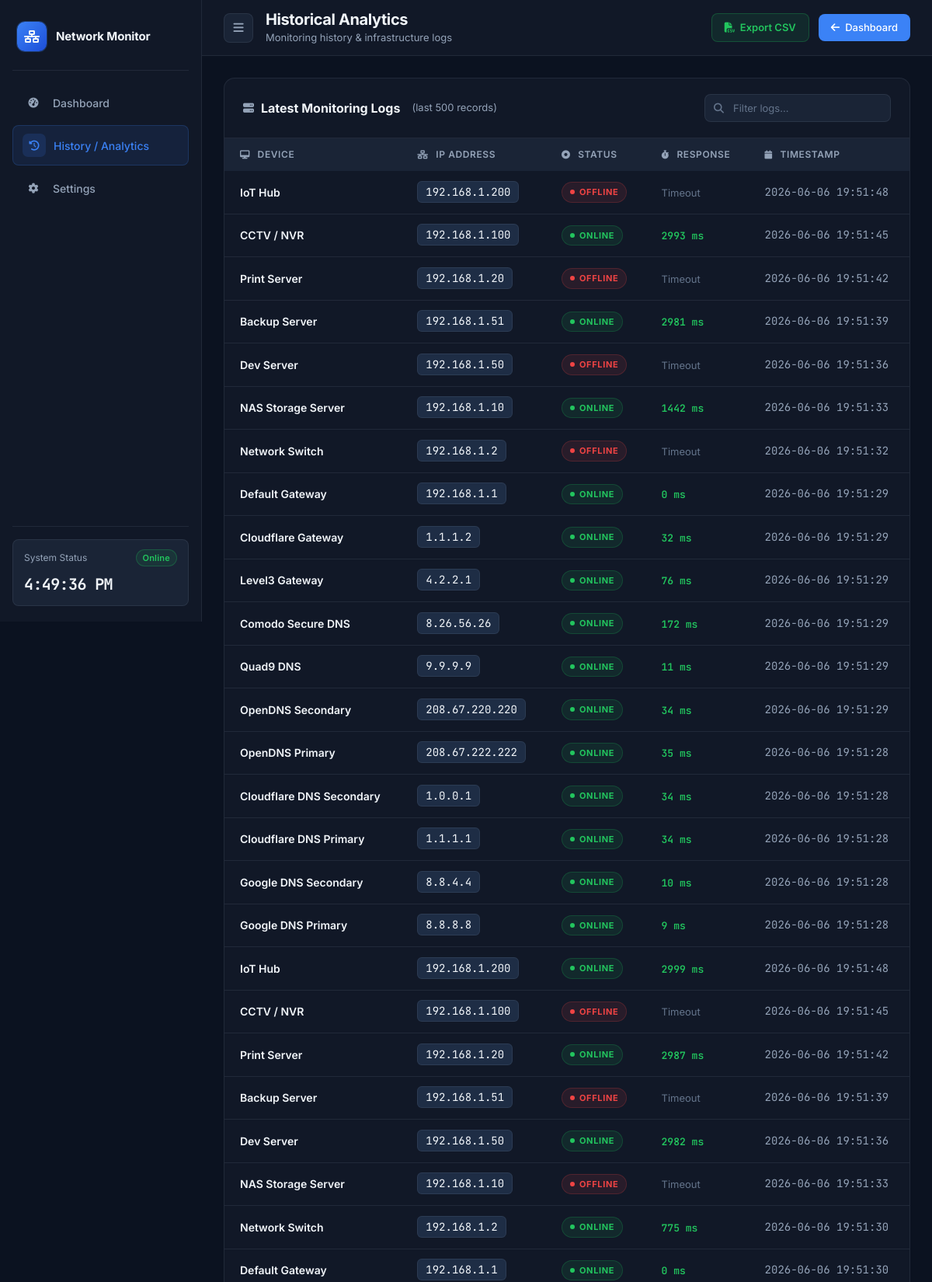
The app's page /analytics (signed in, upper part) with its own data.
### tables this page shows
CREATE TABLE ping_logs (
	id INTEGER NOT NULL, 
	device_name VARCHAR(100) NOT NULL, 
	ip VARCHAR(50) NOT NULL, 
	status VARCHAR(10) NOT NULL, 
	response_time INTEGER, 
	timestamp VARCHAR(30) NOT NULL, 
	PRIMARY KEY (id)
);

### dashboard/routes.py (the view)
@dashboard_bp.route("/analytics")
@login_required
def analytics():
    history = []
    try:
        from database.models import PingLog
        rows = PingLog.query.order_by(PingLog.id.desc()).limit(500).all()
        history = [
            (r.id, r.device_name, r.ip, r.status, r.response_time, r.timestamp)
            for r in rows
        ]
    except Exception:
        pass
    return render_template(
        "analytics.html",
        history=history,
        username=current_user.username,
        user_role=current_user.role,
    )

### app.py (called while the page is built)
@login_manager.user_loader
def load_user(user_id):
    return db.session.get(User, int(user_id))

### templates/analytics.html (shortened to what this page needs)
{% extends "base.html" %}
{% block content %}
<div class="app-shell">
    <aside class="sidebar" id="sidebar">
        <div class="sidebar-brand">
            <div class="brand-icon"><i class="fa-solid fa-network-wired"></i></div>
            <span class="brand-name">Network Monitor</span>
        </div>
        <nav class="sidebar-nav">
            <a href="/" class="nav-item">
                <div class="nav-icon"><i class="fa-solid fa-gauge-high"></i></div>
                <span>Dashboard</span>
            </a>
            <a href="/analytics" class="nav-item active">
                <div class="nav-icon"><i class="fa-solid fa-clock-rotate-left"></i></div>
                <span>History / Analytics</span>
            </a>
            <a href="/settings" class="nav-item">
                <div class="nav-icon"><i class="fa-solid fa-gear"></i></div>
                <span>Settings</span>
            </a>
        </nav>
        <div class="sidebar-footer">
            <div class="sys-status-card">
                <div class="sys-status-row">
                    <span class="sys-label">System Status</span>
                    <span class="sys-badge online">Online</span>
                </div>
                <div class="sys-time" id="sidebarTime"></div>
            </div>
        </div>
    </aside>
    <main class="main-area">
        <header class="topbar">
            <div class="topbar-left">
                <button class="sidebar-toggle" onclick="toggleSidebar()">
                    <i class="fa-solid fa-bars"></i>
                </button>
                <div class="topbar-title">
                    <h1>Historical Analytics</h1>
                    <p>Monitoring history & infrastructure logs</p>
                </div>
            </div>
            <div class="topbar-right">
                <a href="/export_csv" class="btn-export">
                    <i class="fa-solid fa-file-csv"></i>
                    Export CSV
                </a>
                <a href="/" class="btn-back">
                    <i class="fa-solid fa-arrow-left"></i>
                    Dashboard
                </a>
            </div>
        </header>
        <div class="page-content">
            <div class="analytics-card">
                <div class="analytics-card-header">
                    <div class="chart-title">
                        <i class="fa-solid fa-server"></i>
                        Latest Monitoring Logs
                        <span style="font-size:13px;font-weight:400;color:var(--muted);margin-left:6px;">
                            (last 500 records)
                        </span>
                    </div>
                    <div class="analytics-search">
                        <input type="text" id="tableSearch" placeholder="Filter logs...">
                    </div>
                </div>
                <div class="table-wrapper">
                    <table class="analytics-table" id="logsTable">
                        <thead>
                            <tr>
                                <th><i class="fa-solid fa-desktop"></i> Device</th>
                                <th><i class="fa-solid fa-network-wired"></i> IP Address</th>
                                <th><i class="fa-solid fa-circle-dot"></i> Status</th>
                                <th><i class="fa-solid fa-stopwatch"></i> Response</th>
                                <th><i class="fa-solid fa-calendar"></i> Timestamp</th>
                            </tr>
                        </thead>
                        <tbody>
                            {% for log in history %}
                            <tr>
                                <td class="td-name">{{ log[1] }}</td>
                                <td class="td-ip"><span class="ip-chip">{{ log[2] }}</span></td>
                                <td>
                                    {% if log[3] == "ONLINE" %}
                                    <span class="status-badge badge-online">
                                        <span class="badge-dot"></span>ONLINE
                                    </span>
                                    {% else %}
                                    <span class="status-badge badge-offline">
                                        <span class="badge-dot"></span>OFFLINE
                                    </span>
                                    {% endif %}
                                </td>
                                <td>
                                    {% if log[3] == "ONLINE" %}
                                    <span class="response-val">{{ log[4] }} ms</span>
                                    {% else %}
                                    <span class="timeout-val">Timeout</span>
                                    {% endif %}
                                </td>
                                <td class="td-time">{{ log[5] }}</td>
                            </tr>
                            {% endfor %}
                        </tbody>
                    </table>
                </div>
            </div>
        </div>
    </main>
</div>
{% endblock %}

### templates/base.html (shortened to what this page needs)
<!DOCTYPE html>
<html lang="en" style="background:#0b1220;">
<head>
    <link rel="stylesheet" href="{{ url_for('static', filename='style.css') }}">
    <link rel="stylesheet"
          href="https://cdnjs.cloudflare.com/ajax/libs/font-awesome/6.5.2/css/all.min.css"
>
</head>
<body>
{% block content %}{% endblock %}
</body>
</html>

### templates/base.html (style rules this page uses)
*, *::before, *::after { margin: 0; padding: 0; box-sizing: border-box; }
html, body { background: #0b1220; color: #f1f5f9; }

### records on screen
ping_logs: device_name "IoT Hub", ip "192.168.1.200", status "OFFLINE" (drawn), timestamp "2026-06-06 19:51:48"
ping_logs: device_name "CCTV / NVR", ip "192.168.1.100", status "ONLINE" (drawn), response_time "2993", timestamp "2026-06-06 19:51:45"
ping_logs: device_name "Print Server", ip "192.168.1.20", status "OFFLINE" (drawn), timestamp "2026-06-06 19:51:42"
ping_logs: device_name "Backup Server", ip "192.168.1.51", status "ONLINE" (drawn), response_time "2981", timestamp "2026-06-06 19:51:39"
ping_logs: device_name "Dev Server", ip "192.168.1.50", status "OFFLINE" (drawn), timestamp "2026-06-06 19:51:36"
ping_logs: device_name "NAS Storage Server", ip "192.168.1.10", status "ONLINE" (drawn), response_time "1442", timestamp "2026-06-06 19:51:33"
ping_logs: device_name "Network Switch", ip "192.168.1.2", status "OFFLINE" (drawn), timestamp "2026-06-06 19:51:32"
ping_logs: device_name "Default Gateway", ip "192.168.1.1", status "ONLINE" (drawn), response_time "0", timestamp "2026-06-06 19:51:29"
ping_logs: device_name "Cloudflare Gateway", ip "1.1.1.2", status "ONLINE" (drawn), response_time "32", timestamp "2026-06-06 19:51:29"
ping_logs: device_name "Level3 Gateway", ip "4.2.2.1", status "ONLINE" (drawn), response_time "76", timestamp "2026-06-06 19:51:29"
ping_logs: device_name "Comodo Secure DNS", ip "8.26.56.26", status "ONLINE" (drawn), response_time "172", timestamp "2026-06-06 19:51:29"
ping_logs: device_name "Quad9 DNS", ip "9.9.9.9", status "ONLINE" (drawn), response_time "11", timestamp "2026-06-06 19:51:29"
ping_logs: device_name "OpenDNS Secondary", ip "208.67.220.220", status "ONLINE" (drawn), response_time "34", timestamp "2026-06-06 19:51:29"
ping_logs: device_name "OpenDNS Primary", ip "208.67.222.222", status "ONLINE" (drawn), response_time "35", timestamp "2026-06-06 19:51:28"
ping_logs: device_name "Cloudflare DNS Secondary", ip "1.0.0.1", status "ONLINE" (drawn), response_time "34", timestamp "2026-06-06 19:51:28"
ping_logs: device_name "Cloudflare DNS Primary", ip "1.1.1.1", status "ONLINE" (drawn), response_time "34", timestamp "2026-06-06 19:51:28"
ping_logs: device_name "Google DNS Secondary", ip "8.8.4.4", status "ONLINE" (drawn), response_time "10", timestamp "2026-06-06 19:51:28"
ping_logs: device_name "Google DNS Primary", ip "8.8.8.8", status "ONLINE" (drawn), response_time "9", timestamp "2026-06-06 19:51:28"
ping_logs: device_name "IoT Hub", ip "192.168.1.200", status "ONLINE" (drawn), response_time "2999", timestamp "2026-06-06 19:51:48"
ping_logs: device_name "CCTV / NVR", ip "192.168.1.100", status "OFFLINE" (drawn), timestamp "2026-06-06 19:51:45"
ping_logs: device_name "Print Server", ip "192.168.1.20", status "ONLINE" (drawn), response_time "2987", timestamp "2026-06-06 19:51:42"
ping_logs: device_name "Backup Server", ip "192.168.1.51", status "OFFLINE" (drawn), timestamp "2026-06-06 19:51:39"
ping_logs: device_name "Dev Server", ip "192.168.1.50", status "ONLINE" (drawn), response_time "2982", timestamp "2026-06-06 19:51:36"
ping_logs: device_name "NAS Storage Server", ip "192.168.1.10", status "OFFLINE" (drawn), timestamp "2026-06-06 19:51:33"
ping_logs: device_name "Network Switch", ip "192.168.1.2", status "ONLINE" (drawn), response_time "775", timestamp "2026-06-06 19:51:30"
ping_logs: device_name "Default Gateway", ip "192.168.1.1", status "ONLINE" (drawn), response_time "0", timestamp "2026-06-06 19:51:30"
